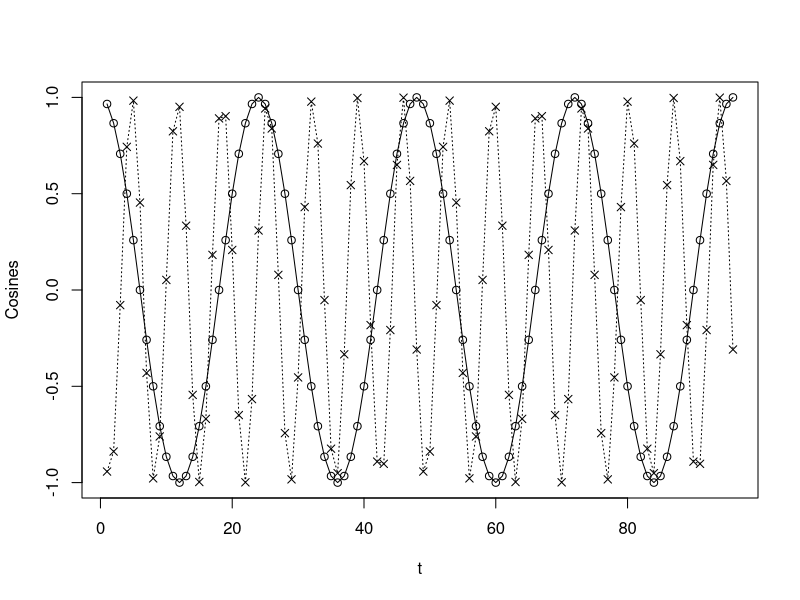
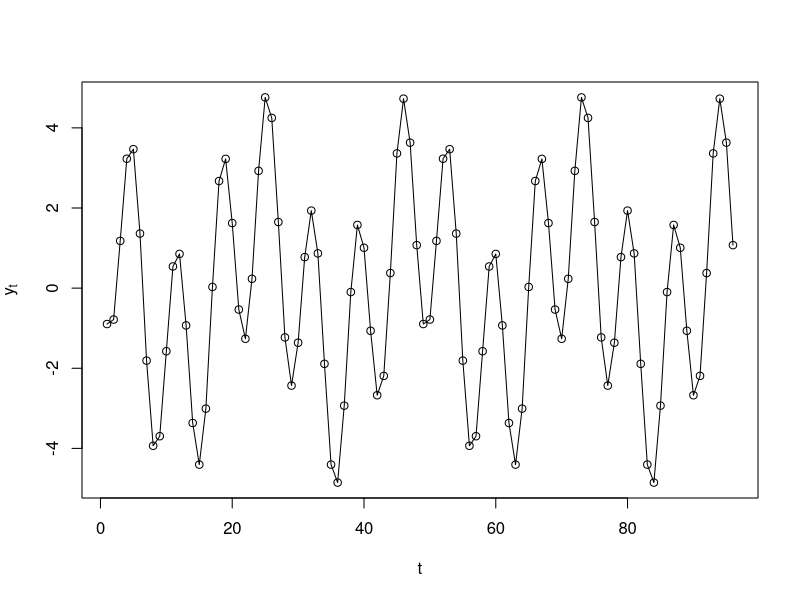

These figures' R source, in order: (Note: this script raises an error after producing the figures.)
# Chapter 13 Scripts

# Exhibit 13.1
win.graph(width=4.875,height=2.5,pointsize=8)
t=1:96 # n=96
cos1=cos(2*pi*t*4/96)
cos2=cos(2*pi*(t*14/96+.3))
plot(t,cos1, type='o', ylab='Cosines')
lines(t,cos2,lty='dotted',type='o',pch=4)

# Exhibit 13.2
# You may want to plot many of the graphs at fullscreen resolution to see more detail
win.graph(width=4.875,height=2.5,pointsize=8)
t=1:96 # n=96
cos1=cos(2*pi*t*4/96)
cos2=cos(2*pi*(t*14/96+.3))
y=2*cos1+3*cos2
plot(t,y,type='o',ylab=expression(y[t]))


# Exhibit 13.3
# Assumes that y was created for Exhibit 13.2
sp=periodogram(y)
 # Note that spec has been altered to default to taper=0 and detrend=F
abline(h=0)
axis(1,at=c(0.04167,.14583))

# Exhibit 13.4
# Hidden periodicities
win.graph(width=4.875,height=2.5,pointsize=8)
t=1:96 # n=96
set.seed(134)
integer=sample(48,2) # randomly sample 2 integers from 1:48 without replacement
freq1=integer[1]/96; freq2=integer[2]/96
A1=rnorm(1,0,2); B1=rnorm(1,0,2)  # sample normal "amplitudes"
A2=rnorm(1,0,3); B2=rnorm(1,0,3)
w=2*pi*t
y=A1*cos(w*freq1)+B1*sin(w*freq1)+A2*cos(w*freq2)+B2*sin(w*freq2)+rnorm(96,0,1)
plot(t,y,type='o',ylab=expression(y[t]))

# Exhibit 13.5
# Assumes that y was created for Exhibit 13.4 above
periodogram(y)
abline(h=0)

# Exhibit 13.6
data(star)
plot(star,xlab='Day',ylab='Brightness')

# Exhibit 13.7
periodogram(star,ylab='Variable Star Periodogram');  abline(h=0)



# Exhibit 13.8 aliasing
win.graph(width=4.875, height=2.5,pointsize=8)
t=seq(0,8,by=.05)
plot(t,cos(2*pi*t/4),axes=F,type='l',ylab=expression(Y[t]),
 xlab='Discrete Time t')
axis(1,at=c(1,2,3,4,5,6,7))
axis(1); axis(2); box()
lines(t,cos(2*pi*t*3/4),lty='dashed',type='l')
abline(h=0)
points(x=c(0:8),y=cos(2*pi*c(0:8)/4),pch=19)

# Exhibits 13.9 & 13.10
# MA1 spectral density
win.graph(width=4.875, height=2.5,pointsize=8)
theta=.9 # Reset theta for other MA(1) plots
ARMAspec(model=list(ma=-theta)) 
# R uses the plus convention in the MA specification.


# Exhibits 13.11
# MA(2) models
win.graph(width=4.875, height=2.5,pointsize=8)
theta1=1; theta2=-0.6 # Reset values of theta1 & theta2 for other MA(2) models
ARMAspec(model=list(ma=-c(theta1,theta2)))


# Exhibit 13.12 & 13.13
# AR(1)
win.graph(width=4.875, height=2.5,pointsize=8)
phi=0.9 # Reset value of phi for other AR(1) models
ARMAspec(model=list(ar=phi))


# Exhibit 13.14 & 13.15
# AR(2)
win.graph(width=4.875, height=2.5,pointsize=8)
phi1=1.5; phi2=-.75  # Reset values of phi1 & phi2 for other AR(2) models
ARMAspec(model=list(ar=c(phi1,phi2)))


# Exhibit 13.17
# ARMA(1,1)
win.graph(width=4.875, height=2.5,pointsize=8)
theta=0.8 ; phi=0.5 # Reset parameters for other ARMA(1,1) models
ARMAspec(model=list(ar=phi,ma=-theta))


# Exhibit 13.18
# Seasonal AR
win.graph(width=4.875, height=2.5,pointsize=8)
phi=.5 ; PHI=.9 # Reset parameters for other models
ARMAspec(model=list(ar=phi,seasonal=list(sar=PHI,peroid=12)))


# Exhibit 13.19
# Seasonal MA
win.graph(width=4.875, height=2.5,pointsize=8)
theta=.4 ; Theta=.9 # Reset parameters for other models
ARMAspec(model=list(ma=-theta,seasonal=list(sma=-Theta,period=12)))


# Exhibit 13.20
# Simulated AR(1) with phi=-0.6 and n = 200 for Exhibits 13.18,13.26, and 13.27
win.graph(width=4.875,height=2.5,pointsize=8)
set.seed(271435)
n=200
phi=-0.6
y=arima.sim(model=list(ar=phi),n=n)
sp=spec(y,log='no',xlab='Frequency',ylab='Sample Spectral Density',main='',
sub='',demean=T)
lines(sp$freq,ARMAspec(model=list(ar=phi),freq=sp$freq,plot=F)$spec,
lty='dotted')
abline(h=0)

# Exhibits 13.21,13.22, 13.23, 13.24, 13.25, & 13.26
#Simulation of spectral density sampling properties
win.graph(width=4.875,height=2.5,pointsize=8)
set.seed(145357)
phi1=1.5; phi2=-.75; theta1=0; theta2=0
specm=NULL
nrepl=1000
n=96; df=5 # df used only when generating non-normal white noise terms
for (i in 1:nrepl){
# Remove the # signs for the next three lines when generating non-normal white noise terms
#y=arima.sim(model=list(ar=c(phi1,phi2),ma=c(-theta1,-theta2)),
# rand.gen=function(n,...){if(df<=2) stop('df must be greater than 2') else
# return(rt(n,...)*sqrt((df-2)/df)) },n=n,df=df)
# comment out the line below when generating non-normal white noise terms
y=arima.sim(model=list(ar=c(phi1,phi2),ma=c(-theta1,-theta2)),n=n)
res=spec(y,plot=F,demean=T)
specm=cbind(specm,res$spec)
}
dim1=dim(specm)[1]
means=apply(specm,1,mean)
vars=apply(specm,1,var)
cor(t(specm[1:6,]))
# Below, compute the empirical frequency of a significant correlation
# between two spectral density estimates.
mean(abs(cor(t(specm))[outer(1:dim1,1:dim1,"<")])>1.96/sqrt(n))

sdf1=ARMAspec(model=list(ar=c(phi1,phi2),ma=-c(theta1,theta2)),freq=res$freq,
plot=F)$spec
plot(y=sdf1,x=res$freq,
xlab='Frequency',ylab='Average Spectral Density Estimates',type='l',
main='',ylim=extendrange(c(means,sdf1)))
points(y=means,x=res$freq)
abline(h=0)

m=round(n/2)
plot(y=sdf1[-m],x=res$freq[-m],xlab='Frequency',
 ylab='Standard Deviation of Spectral Density Estimate',
 type='l',main='',ylim=extendrange(c(sqrt(vars[-m]),sdf1)))
points(y=sqrt(vars[-m]),x=res$freq[-m])
abline(h=0)

# Exhibits 13.23 & 13.25
win.graph(width=2.5,height=2.5,pointsize=8)
# Replace 40 to obtain any frequency needed
qqplot(qchisq(((1:nrepl)-.5)/nrepl,df=2),specm[40,],
 xlab='Chi-Square Quantitles',ylab='Sample Spectral Distribution')
